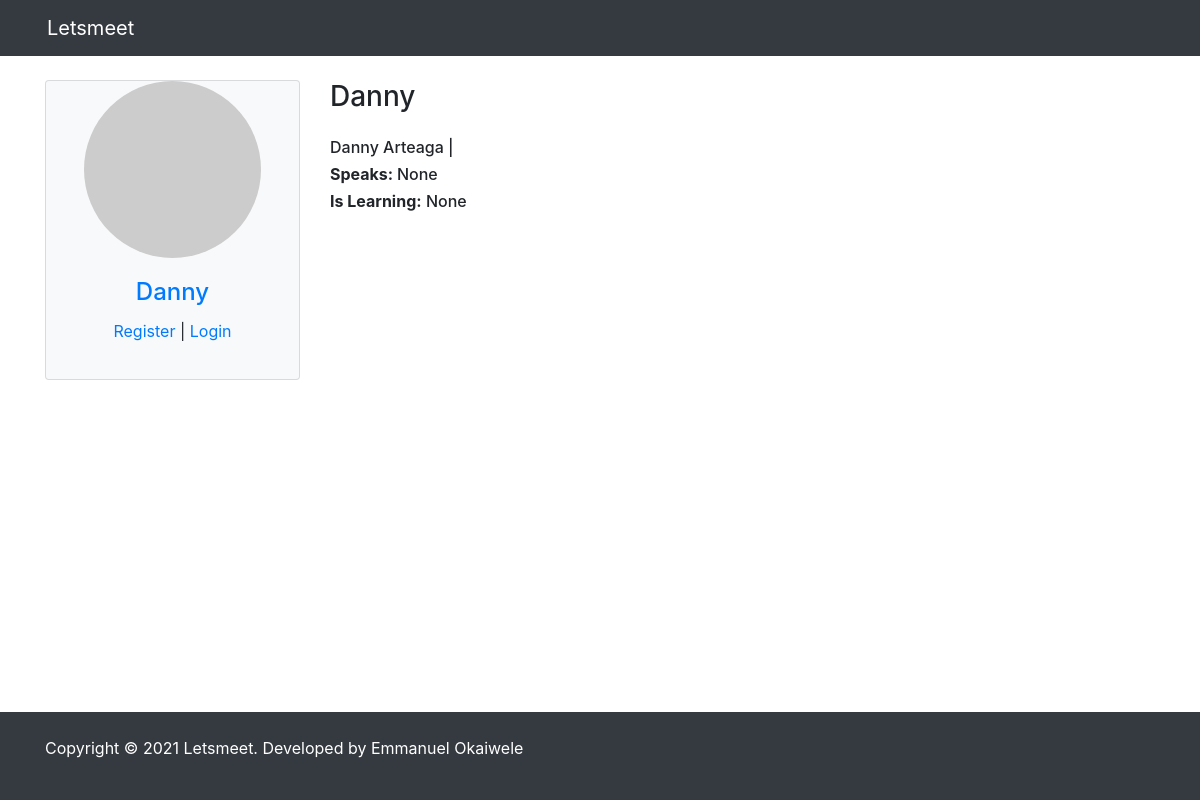
Page /profile/9 on the earlier database version.
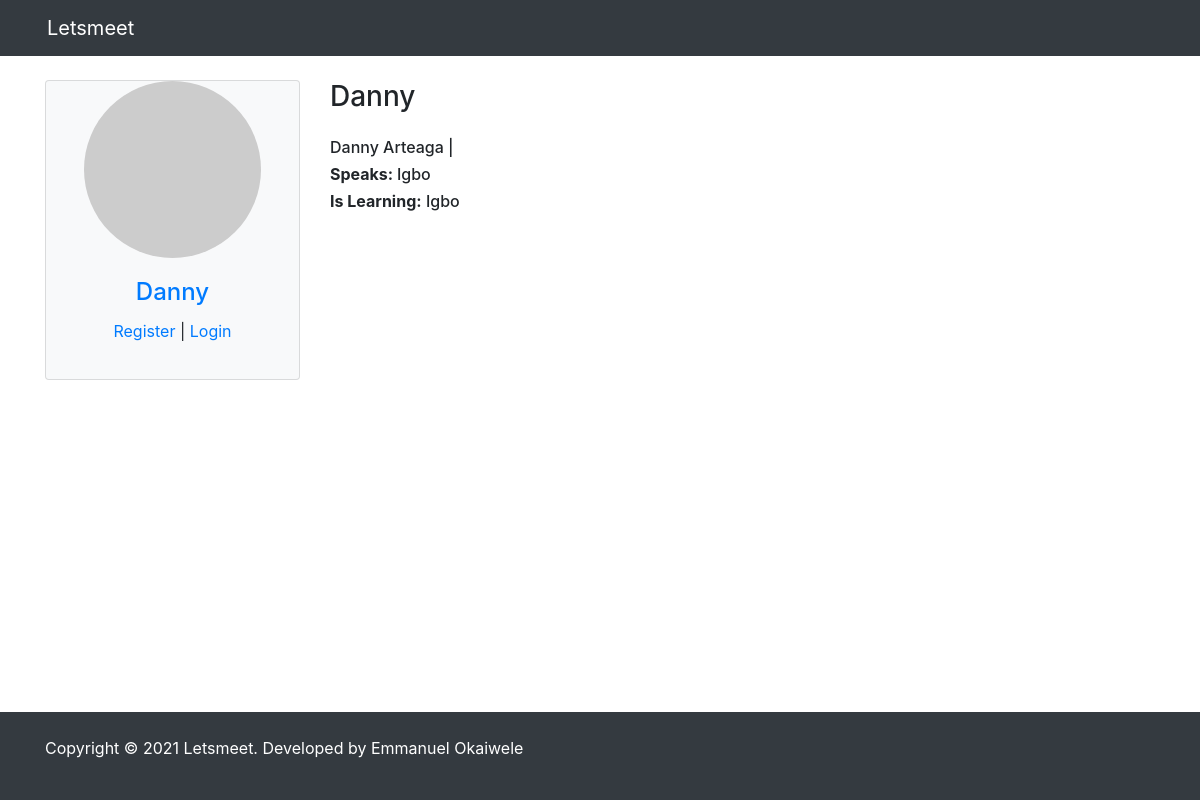
Same page on the later database version.
### pages/models.py (models this page shows)
class Profile(models.Model):
    user = models.OneToOneField(User, blank=True,null=True,on_delete=models.CASCADE)
    first = models.CharField(max_length=200,blank=True,null=True,)
    last = models.CharField(max_length=200,blank=True,null=True,)
    photo = models.ImageField(default='user.png', upload_to='photos/%y/%m', blank=True,null=True)
    friends = models.ManyToManyField('self',blank=True)
    speaks = models.CharField(max_length=200,blank=True,null=True)
    is_learning =  models.CharField(max_length=200, blank=True,null=True)
    def __str__(self):
        return str(self.user)
    def get_absolute_url(self):
        return reverse("pages:profile", kwargs={"profile_id": self.pk})
    class Meta:
        ordering = ['-id']

### pages/views.py (the view)
# urls.py: path('profile/<int:profile_id>', profile, name="profile"),
def profile(request, profile_id):
    profile = Profile.objects.get(id=profile_id)
    context = {
        'profile': profile
    }
    return render(request, 'pages/profile.html', context)

### pages/templates/pages/profile.html (shortened to what this page needs)
{% extends 'pages/base.html' %}
{% block content %}
<div class="row">
    {% include 'pages/includes/_sidebar.html' %}
    <div class="col-md-9 col-sm-12">
        <h3>{{ profile.user }}</h3>
        <div class="my-4">
            <h6>{{ profile.first }} {{ profile.last }} | {{ profile.email }}</h6>
            <h6><strong>Speaks: </strong>{{ profile.speaks }}</h6>
            <h6><strong>Is Learning:</strong> {{ profile.is_learning }}</h6>
        </div>
    </div>
</div>
{% endblock content %}

### templates/pages/base.html (shortened to what this page needs)
{% load static %}
<!DOCTYPE html>
<html lang="en">
<head>
    <link rel="stylesheet" href="{% static 'vendor/bootstrap/css/bootstrap.min.css' %}">
    <link rel="stylesheet" href="{% static 'css/styles.css' %}">
</head>
<body class="d-flex flex-column min-vh-100">
    <nav class="navbar navbar-expand-md bg-dark navbar-dark">
        <div class="container">
            <a href="{% url 'pages:index' %}" class="navbar navbar-brand">Letsmeet</a>
        </div>
    </nav>
    <div class="container mt-4">
        {% block content %}
        {% endblock content %}
    </div>
    <footer class="bg-dark text-white mt-auto">
        <div class="container py-4">
            <p class="textcenter">Copyright &copy; 2021 Letsmeet. Developed by Emmanuel Okaiwele</p>
        </div>
    </footer>
</body>
</html>

### templates/pages/includes/_sidebar.html
<div class="col-lg-3 col-md-3 col-sm-6 mx-auto">
    <div class="card bg-light" style="max-width: 30rem;">
        {% if profile.photos %}
        <img src="{{ profile.photos.url }}" alt="" class="card-img-top mx-auto rounded-circle">
        {% else %}
        <img src="http://placehold.it/200x200" alt="" class="card-img-top mx-auto rounded-circle">
        {% endif %}
        <div class="card-body text-center">
            <h4 class="card-title">
                <a href="{{ profile.get_absolute_url }}">{{ profile }}</a>
            </h4>
            {% if request.user == profile.user %}
            Welcome, {{ profile.first }} <p> <a href="{% url 'pages:logout' %}">Logout</a> </p>
            {% elif request.user.is_anonymous %}
            <p> <a href="{% url 'pages:register' %}">Register</a> | <a href="{% url 'pages:login' %}">Login</a></p>
            {% endif %}
        </div>
    </div>
</div>

### static_files/css/styles.css (style rules this page uses)
.card-img-top { width: 70%; height: 70%; }
.card { margin-bottom: 1.5rem!important; }

Differences in the rows shown:
changed Profile "Danny": speaks "None" → "Igbo"; is_learning "None" → "Igbo"
